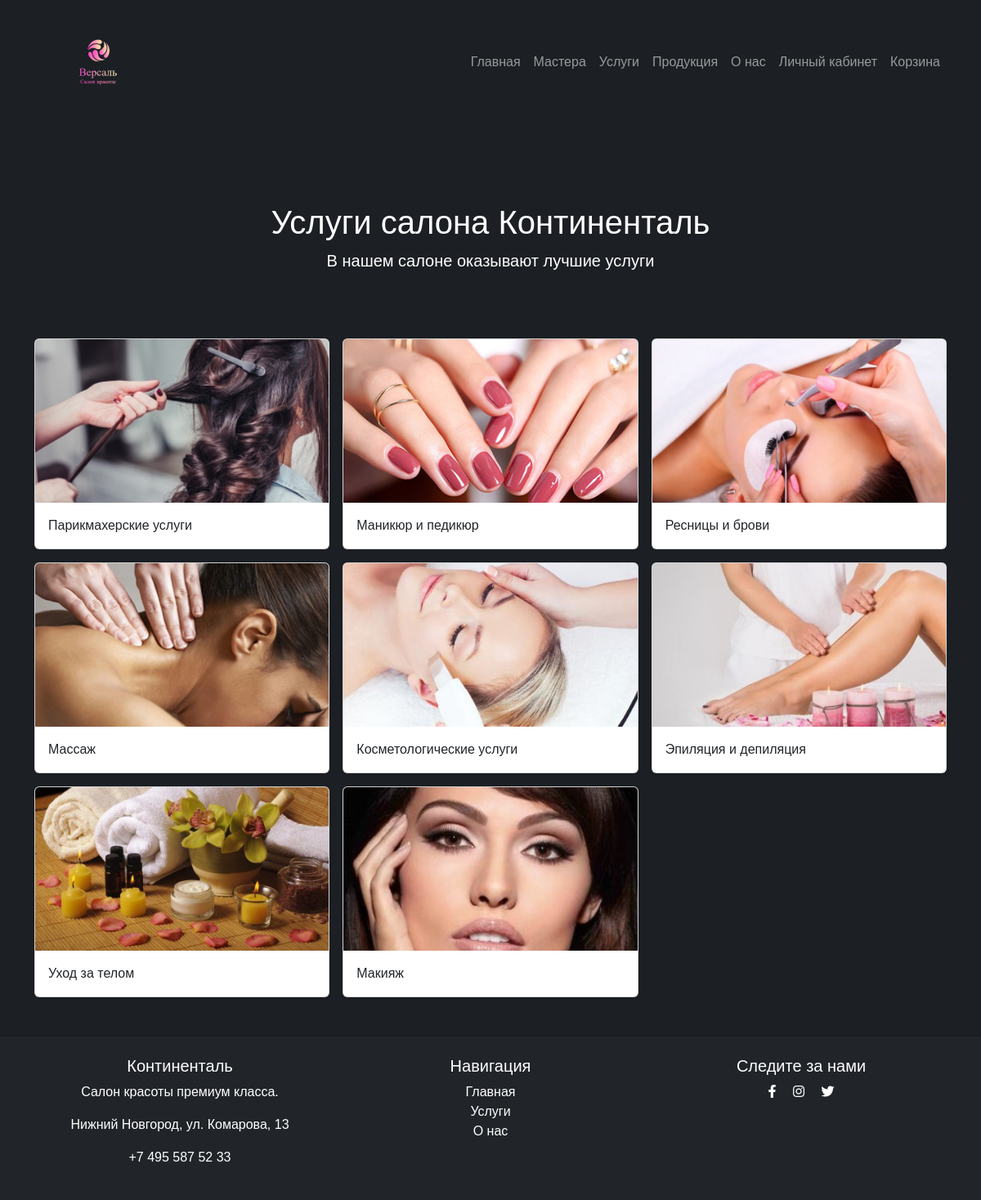
The page /servicies/ on the database its author committed.
### services/models.py (models this page shows, shortened)
class Categories(models.Model):
    title = models.CharField(verbose_name='Категория', max_length=50)
    description = models.TextField(verbose_name='Описание', default="")
    photo = models.ImageField(verbose_name='Фотография', upload_to='images/')
    slug = models.SlugField(verbose_name='URL', max_length=50, unique=True, db_index=True)
    class Meta:
        verbose_name = 'Категория'
        verbose_name_plural = 'Категории'

### services/views.py (the view)
# urls.py: path('', views.services_list, name='services_list'),
def services_list(request):
    all_categories = Categories.objects.all()
    return render(request, 'services/categories_list.html', {'all_categories': all_categories})

### services/templates/services/categories_list.html (shortened to what this page needs)
{% extends 'main/main_layout.html' %}
{% load static %}
{% block css_link %}
    <link rel="stylesheet" href="{% static 'masters/css/style.css' %}">
{% endblock %}
{% block content %}
<section class="py-5 text-center container space-top">
        <div class="row py-lg-5">
            <div class="col-lg-6 col-md-8 mx-auto">
                <h1 class="fw-light text-white">Услуги салона Континенталь</h1>
                <p class="lead text-white">В нашем салоне оказывают лучшие услуги</p>
            </div>
        </div>
    </section>
    <div class="album py-5 space-top">
        <div class="container">
            <div class="row row-cols-1 row-cols-sm-2 row-cols-md-3 g-3">
                {% for category in all_categories %}
                    <div class="col">
                        <a href="{% url 'category_info' category.slug %}" class="card-link">
                            <div class="card shadow-sm">
                                <img
                                        src="{{category.photo.url}}"
                                        alt="{{category.title}}"
                                        class="bd-placeholder-img card-img-top master-image"
                                />
                                <div class="card-body">
                                  <p class="card-text">{{category.title}}</p>
                                </div>
                            </div>
                        </a>
                    </div>
                {% endfor %}
            </div>
        </div>
    </div>
{% endblock %}

### main/static/main/css/main_style.css (style rules this page uses)
body { background-color: #1c1f23; font-family: helvetica, sans-serif; }
header, section, footer { padding: 100px 0; }
.space-top { margin-top: -5rem !important; }

### masters/static/masters/css/style.css (style rules this page uses)
.card-link { text-decoration: none; transition: transform 0.2s; }
.space-top { margin-top: -5rem !important; }
.master-image { width: 100%; height: 200px; object-fit: cover; }
.card { display: flex; flex-direction: column; }
.card-body { display: flex; flex-direction: column; flex-grow: 1; }

### rows shown on the page
Categories: photo (picture), title "Парикмахерские услуги"
Categories: photo (picture), title "Маникюр и педикюр"
Categories: photo (picture), title "Ресницы и брови"
Categories: photo (picture), title "Массаж"
Categories: photo (picture), title "Косметологические услуги"
Categories: photo (picture), title "Эпиляция и депиляция"
Categories: photo (picture), title "Уход за телом"
Categories: photo (picture), title "Макияж"
